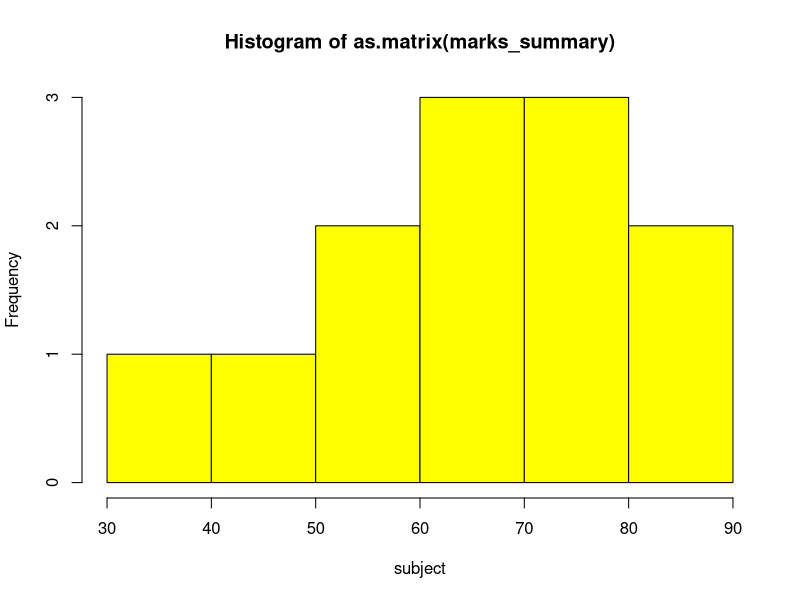

Write R code to recreate this figure.
subject1 <- c(78,67,89,78)
subject2 <- c(56,78,45,89)
subject3 <- c(67,67,34,58)
marks_summary <- data.frame(subject1,subject2,subject3)
hist(
    as.matrix(marks_summary),
    xlab="subject",
    col="yellow"
)
